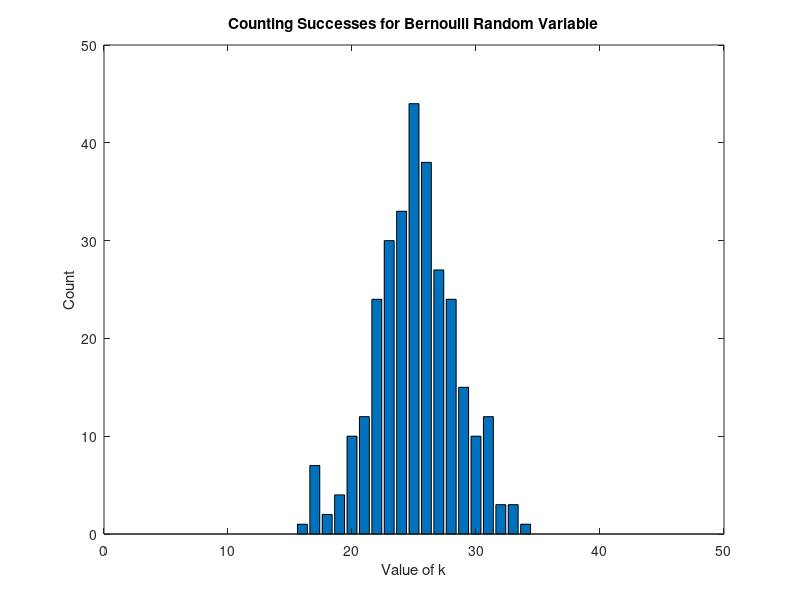

The MATLAB source for this figure:
clc;

%Initialization of variables
k = 50;    %k = 5,10,30,50
prob = 0.5;
samp = 300;
count1 = zeros(samp);
count_total = zeros(k+1,1);

%Generate random numbers and count number of successes in all the trials
for j = 1:samp
    count = 0;
    for i = 1:k
        A(i) = rand(1);
        if A(i) > prob
        count = count + 1;
        end
    end
    count1(j) = count; 
end

%Count of Successes in all the samples
for j = 1:k+1
    for i = 1:samp
       if count1(i) == j-1
           count_total(j,1) = count_total(j,1)+1;
       end
    end
end

%Plotting histogram
figure(1);
bar(0:k,count_total);
xlim([0,k]);
xlabel('Value of k');
ylabel('Count');
title('Counting Successes for Bernoulli Random Variable');


